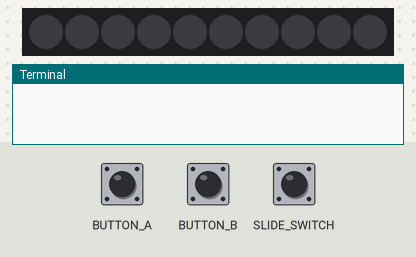
A program run on a simulated Raspberry Pi (BCM pin numbers). Parts: 10 RGB LEDs in strip order, left to right, the last lines printed to the terminal. The inputs (shaded band) are chosen by the test bench; at power-on: BUTTON_A LOW, BUTTON_B LOW, SLIDE_SWITCH HIGH. Dim RGB values are drawn brighter than linear.

Above: at 1.2 s.
1.3 s: BUTTON_A pulled HIGH for 0.15 s
At 1.7 s:
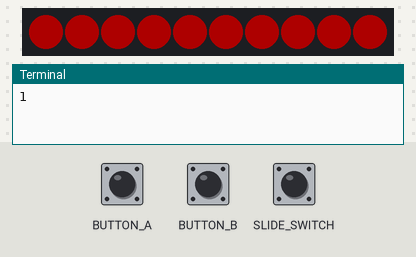
2.9 s: BUTTON_B pulled HIGH for 0.15 s
At 4.1 s:
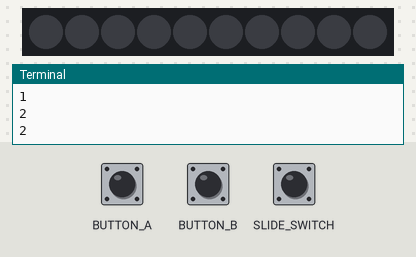
6.1 s: BUTTON_A pulled HIGH for 1 s
At 6.7 s:
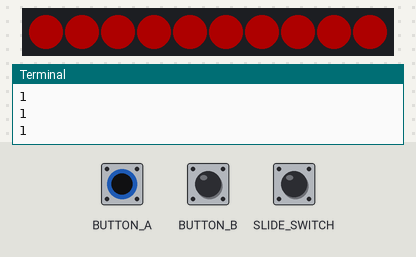
8.6 s: BUTTON_B pulled HIGH for 1 s
At 9.9 s:
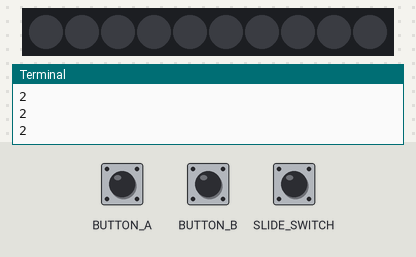
Timing chart, 0 to 11.6 s (numbered marks = the images above; inputs shaded):
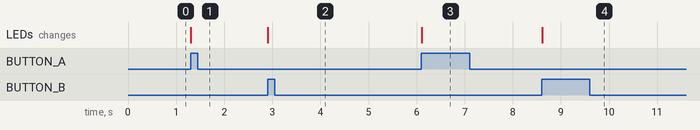

The program:

code.py
```python
#!/usr/bin/env python
import time
import busio
import board
import digitalio
import os
from adafruit_circuitplayground.express import cpx

uart = busio.UART(board.TX, board.RX, baudrate=115200)

switch_position = cpx.switch

#Outputs button signals to serial
while True:
    if cpx.button_a:
        print(1) #Output 1 to start recording
        #Light CPX red while recording
        cpx.pixels.fill((50, 0, 0))
        time.sleep(0.1)
    if cpx.button_b:
        print(2) #Output 2 to stop recording
        cpx.pixels.fill((0, 0, 0))
    if switch_position is not cpx.switch:
        print(3) #Output 3 to reboot RPi
    time.sleep(0.1)
```

Measured:
- after the input at 1.3 s, the LEDs: change at once (image 1)
- after the input at 2.9 s, the LEDs: change at once (image 2)
- after the input at 6.1 s, the LEDs: change at once (image 3)
- after the input at 8.6 s, the LEDs: change at once (image 4)
